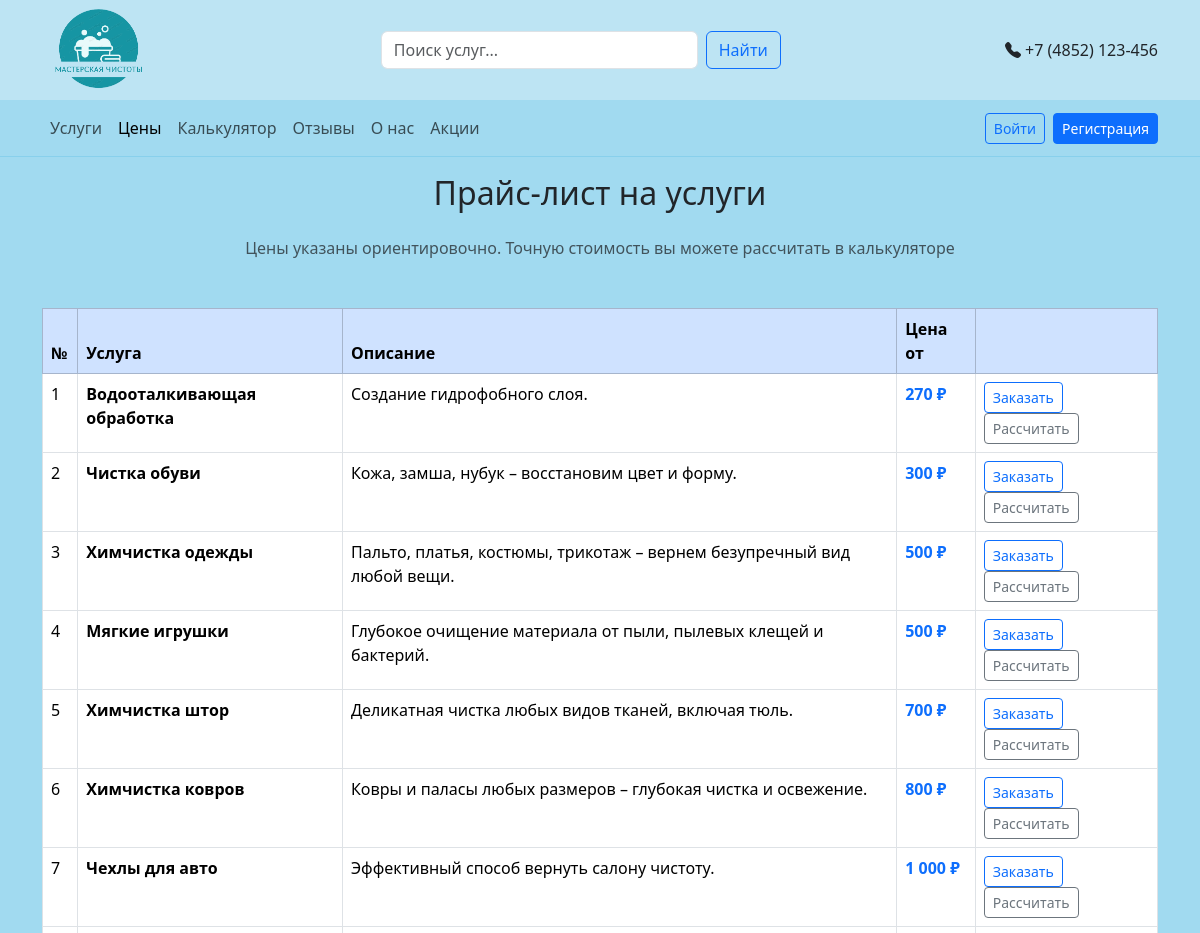
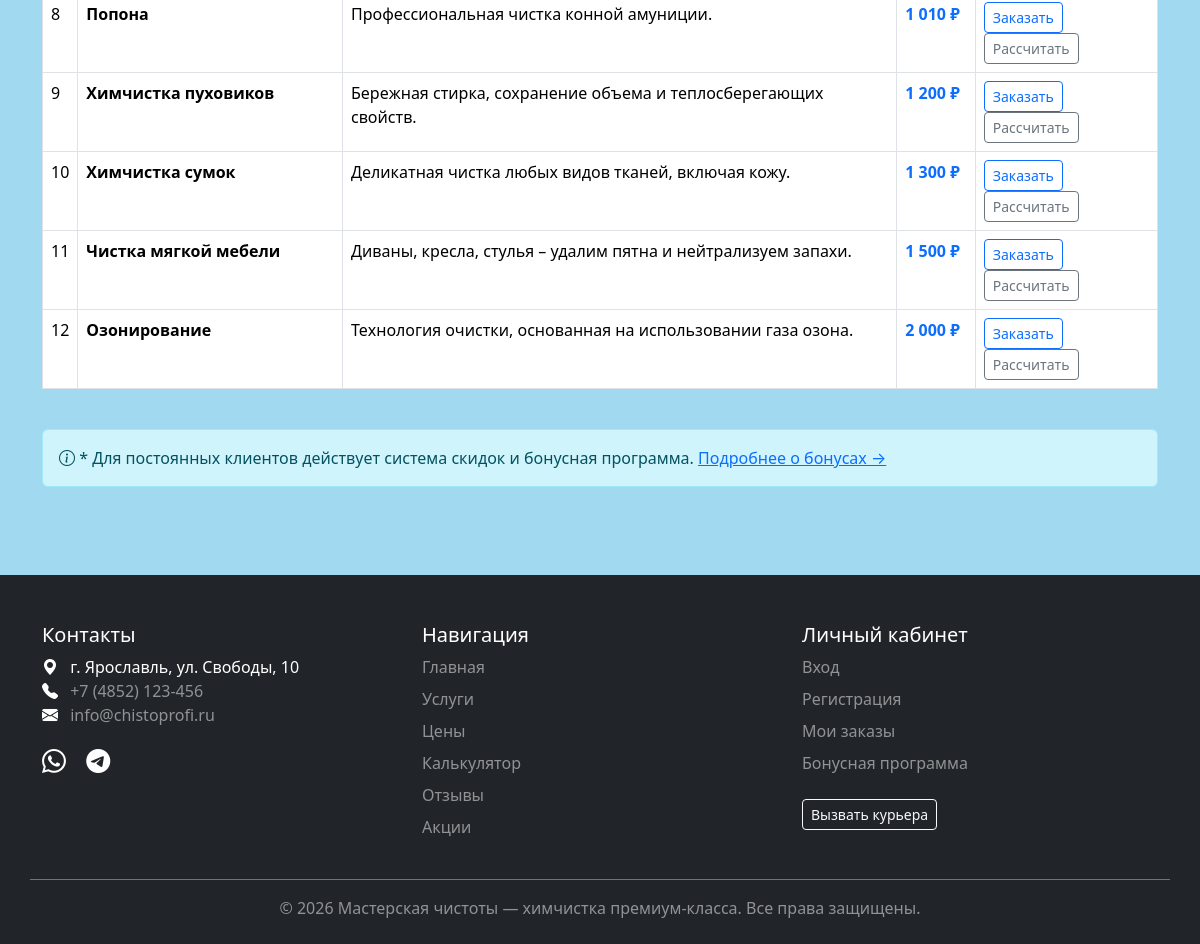
The app's page /prices.php with its own data (2 pictures, top to bottom).
### tables this page shows
CREATE TABLE `services` (
  `id` int(11) NOT NULL,
  `name` varchar(100) NOT NULL,
  `description` text DEFAULT NULL,
  `price_from` int(11) NOT NULL,
  `image_url` varchar(255) DEFAULT NULL,
  `category` varchar(50) DEFAULT NULL,
  `is_active` tinyint(1) DEFAULT 1,
  `created_at` timestamp NOT NULL DEFAULT current_timestamp()
);

### prices.php (the view, shortened to what this page needs)
<?php
require_once 'config.php';
$stmt = $pdo->query("SELECT * FROM services WHERE is_active = 1 ORDER BY price_from");
$services = $stmt->fetchAll();
?>
<div class="container py-4">
    <h2 class="text-center mb-4">Прайс-лист на услуги</h2>
    <p class="text-center text-muted mb-5">Цены указаны ориентировочно. Точную стоимость вы можете рассчитать в калькуляторе</p>
    <div class="table-responsive">
        <table class="table table-bordered table-hover bg-white">
            <thead class="table-primary">
                <tr>
                    <th>№</th>
                    <th>Услуга</th>
                    <th>Описание</th>
                    <th>Цена от</th>
                    <th></th>
                </tr>
            </thead>
            <tbody>
                <?php foreach ($services as $index => $service): ?>
                <tr>
                    <td><?= $index + 1 ?></td>
                    <td><strong><?= htmlspecialchars($service['name']) ?></strong></td>
                    <td><?= htmlspecialchars($service['description']) ?></td>
                    <td class="text-primary fw-bold"><?= number_format($service['price_from'], 0, '', ' ') ?> ₽</td>
                    <td>
                        <a href="order.php?service_id=<?= $service['id'] ?>" class="btn btn-sm btn-outline-primary">Заказать</a>
                        <a href="calculator.php?service=<?= $service['id'] ?>" class="btn btn-sm btn-outline-secondary">Рассчитать</a>
                    </td>
                </tr>
                <?php endforeach; ?>
            </tbody>
        </table>
    </div>
    <div class="alert alert-info mt-4">
        <i class="bi bi-info-circle"></i>
        * Для постоянных клиентов действует система скидок и бонусная программа.
        <a href="bonus.php">Подробнее о бонусах →</a>
    </div>
</div>

### config.php (style rules this page uses)
body { padding-top: 100px; background-color: #a1daf0; }

### records on screen
services: name "Водооталкивающая обработка", description "Создание гидрофобного слоя.", price_from "270"
services: name "Чистка обуви", description "Кожа, замша, нубук – восстановим цвет и форму.", price_from "300"
services: name "Химчистка одежды", description "Пальто, платья, костюмы, трикотаж – вернем безупречный вид любой вещи.", price_from "500"
services: name "Мягкие игрушки", description "Глубокое очищение материала от пыли, пылевых клещей и бактерий.", price_from "500"
services: name "Химчистка штор", description "Деликатная чистка любых видов тканей, включая тюль.", price_from "700"
services: name "Химчистка ковров", description "Ковры и паласы любых размеров – глубокая чистка и освежение.", price_from "800"
services: name "Чехлы для авто", description "Эффективный способ вернуть салону чистоту.", price_from "1 000"
services: name "Попона", description "Профессиональная чистка конной амуниции.", price_from "1 010"
services: name "Химчистка пуховиков", description "Бережная стирка, сохранение объема и теплосберегающих свойств.", price_from "1 200"
services: name "Химчистка сумок", description "Деликатная чистка любых видов тканей, включая кожу.", price_from "1 300"
services: name "Чистка мягкой мебели", description "Диваны, кресла, стулья – удалим пятна и нейтрализуем запахи.", price_from "1 500"
services: name "Озонирование", description "Технология очистки, основанная на использовании газа озона.", price_from "2 000"
